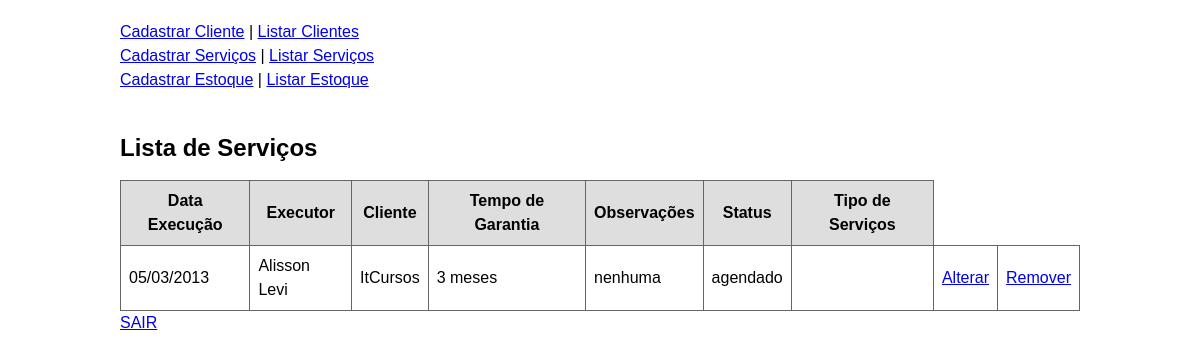
Page /index.php/servico/listar/ (signed in) on the committed database.
### tables this page shows
CREATE TABLE servico_tecnico (
	id int NOT NULL auto_increment,
	data_execucao date NOT NULL,
	funcionario_id int NOT NULL,
	cliente_id int NOT NULL,
	tempo_garantia int NOT NULL,
	observacoes varchar(255) NOT NULL,
	status varchar(255) NOT NULL,
	tipo_servico varchar(255) NOT NULL,
	PRIMARY KEY (id),
	FOREIGN KEY (funcionario_id) REFERENCES funcionarios(id),
	FOREIGN KEY (cliente_id) REFERENCES clientes(id)
);

CREATE TABLE funcionarios (
	id int NOT NULL auto_increment,
	nome varchar(255) NOT NULL,
	email varchar(255) NOT NULL,
	dias_semanas_trabalho varchar(255) NOT NULL,
	PRIMARY KEY (id)
);

CREATE TABLE clientes ( 
	id int NOT NULL auto_increment,
	nome varchar(255) NOT NULL,
	razao_social varchar(255) NOT NULL,
	cnpj char(18) NOT NULL,
	endereco varchar(255) NOT NULL,
	data_ultima_visita date NULL,
	data_proxima_visita date NULL,
	status varchar(255) NOT NULL,
	PRIMARY KEY (id),
	UNIQUE (nome),
	UNIQUE (cnpj),
	UNIQUE (razao_social)
);

### controle/rotas.php (called while the page is built, shortened)
<?php
    function montar_include($pasta, $arquivo) {
        return TEMPLATES.'/'.$pasta.'/'.$arquivo.'.php';
    }
    function mostrar_conteudo() {
        $uri = $_SERVER['REQUEST_URI'];
        $uri = explode('?', $uri);
        $uri = $uri[0];
        $uri = rtrim($uri, '/');
        $partes = explode('/', $uri);
        if(count($partes) >= 5) {
            $arquivo = array_pop($partes);
            $pasta = array_pop($partes);
        } else {
            $pasta = 'servico';
            $arquivo = 'listar';
        }
        $caminho = montar_include($pasta, $arquivo);
        include_once($caminho);
    }
?>

### templates/servico/listar.php (the view)
<br /><br />
<h2>Lista de Serviços</h2>
<?php
	$sql = 'select * from servico_tecnico;';
	$resultado = mysql_query($sql);
	echo '<table class=\'lista\'>
		<tr>
			<th>Data Execução</th>
			<th>Executor</th>
			<th>Cliente</th>
			<th>Tempo de Garantia</th>
			<th>Observações</th>
			<th>Status</th>
			<th>Tipo de Serviços</th>
		</tr>';
	while ($servicos = mysql_fetch_assoc($resultado)) {
		$servicos['data_execucao']=implode("/",array_reverse(explode("-",$servicos['data_execucao'])));
			echo '<tr>
					<td>'.$servicos['data_execucao'].'</td>';
					$idFuncionario=$servicos['funcionario_id'];
					$sqlFuncionario = 'SELECT nome FROM funcionarios WHERE id='.$idFuncionario.';';
					$resultadoFuncionario = mysql_query($sqlFuncionario);
					$nomeFuncionario = mysql_fetch_assoc($resultadoFuncionario);
					echo 	'<td>'.$nomeFuncionario['nome'].'</td>';
					$idCliente=$servicos['cliente_id'];
					$sqlCliente = 'SELECT nome FROM clientes WHERE id='.$idCliente.';';
					$resultadoCliente = mysql_query($sqlCliente);
					$nomeCliente = mysql_fetch_assoc($resultadoCliente);
					echo '<td>'.$nomeCliente['nome'].'</td>
					<td>'.$servicos['tempo_garantia'].' meses</td>
					<td>'.$servicos['observacoes'].'</td>
					<td>'.$servicos['status'].'</td>
					<td>'.$servicos['tipo_servico'].'</td>
					<td><a href=\'/'.BASE.'/index.php/servico/alterar/?id='.$servicos['id'].'\'>Alterar</a></td>
					<td><a href=\'/'.BASE.'/index.php/servico/remover/?id='.$servicos['id'].'\'>Remover</a></td>
				</tr>';
			}
			echo '</table>';
?>

### estaticos/estilo.css (style rules this page uses)
body { width: 960px; margin: 0 auto; font: normal 16px/24px "Lucida Grande", Arial, Ubuntu, sans-serif; padding: 20px 20px 0; }
table.lista { border-width: 1px; border-color: #666666; border-collapse: collapse; }
table.lista th { border-width: 1px; padding: 8px; border-style: solid; border-color: #666666; background-color: #dedede; }
table.lista td { border-width: 1px; padding: 8px; border-style: solid; border-color: #666666; background-color: #ffffff; }

### rows in the picture
servico_tecnico: data_execucao "05/03/2013", funcionario.nome "Alisson Levi", cliente.nome "ItCursos", tempo_garantia "3", observacoes "nenhuma", status "agendado"
